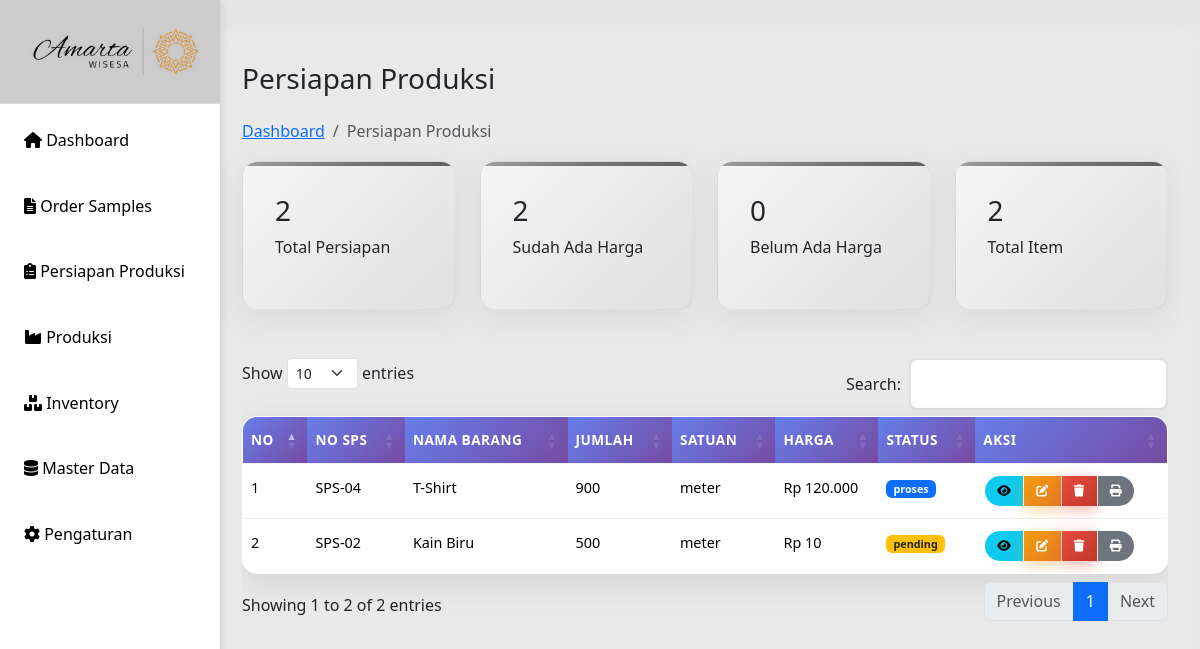
Before: /persiapan.php with the older database file.
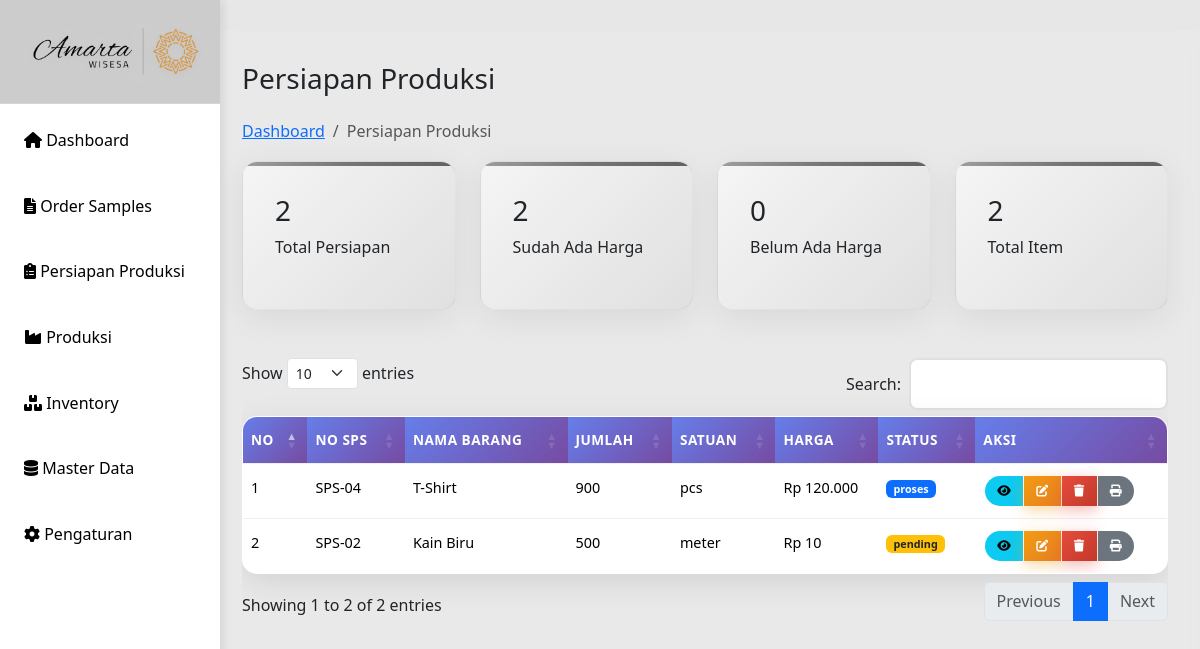
After: the same page with the newer database file.
### tables this page shows
CREATE TABLE `persiapan` (
  `id` int(11) UNSIGNED NOT NULL,
  `id_sps` int(10) UNSIGNED NOT NULL,
  `spp_no` varchar(50) NOT NULL DEFAULT '',
  `kode_barang` varchar(50) DEFAULT NULL,
  `nama_barang` varchar(100) DEFAULT NULL,
  `jumlah` int(11) DEFAULT NULL,
  `satuan` varchar(20) DEFAULT NULL,
  `harga` decimal(10,2) DEFAULT NULL,
  `total` decimal(10,2) DEFAULT NULL,
  `tanggal_persiapan` date NOT NULL,
  `pola` varchar(255) DEFAULT NULL,
  `marker` varchar(255) DEFAULT NULL,
  `upload_spk` varchar(255) DEFAULT NULL,
  `status` enum('pending','proses','selesai','batal') DEFAULT 'pending',
  `sp_srx` varchar(50) NOT NULL,
  `created_at` datetime DEFAULT current_timestamp(),
  `updated_at` datetime DEFAULT current_timestamp() ON UPDATE current_timestamp()
);

CREATE TABLE `sps` (
  `id` int(10) UNSIGNED NOT NULL,
  `tanggal` date DEFAULT NULL,
  `sps_no` varchar(20) DEFAULT NULL,
  `customer` varchar(100) DEFAULT NULL,
  `item` varchar(100) DEFAULT NULL,
  `artikel` varchar(100) DEFAULT NULL,
  `qty` int(11) DEFAULT NULL,
  `size` varchar(20) DEFAULT NULL,
  `sample_product` varchar(255) DEFAULT NULL,
  `design` varchar(255) DEFAULT NULL,
  `st_chart` varchar(255) DEFAULT NULL,
  `material_sm` varchar(255) DEFAULT NULL,
  `pola_sample` varchar(255) DEFAULT NULL,
  `buat_sample` varchar(255) DEFAULT NULL,
  `kirim` date DEFAULT NULL,
  `approval` varchar(100) DEFAULT NULL,
  `sp_srx` varchar(100) DEFAULT NULL
);

### persiapan.php (the view, shortened to what the changed rows need)
<?php
include "includes/header.php";
include "config/db.php";
$result = $conn->query("SELECT p.*, s.sps_no
                        FROM persiapan p
                        LEFT JOIN sps s ON p.id_sps = s.id
                        ORDER BY p.id DESC");
?>
    <main class="main-content">
            <div>
                <h1 class="h3 mb-4">Persiapan Produksi</h1>
            </div>
        <div class="table-container">
            <div class="table-responsive">
                <table id="persiapanTable" class="table table-hover">
                    <thead>
                        <tr>
                            <th>No</th>
                            <th>No SPS</th>
                            <th>Nama Barang</th>
                            <th>Jumlah</th>
                            <th>Satuan</th>
                            <th>Harga</th>
                            <th>Status</th>
                            <th>Aksi</th>
                        </tr>
                    </thead>
                    <tbody>
                        <?php $no=1; while($row = $result->fetch_assoc()): ?>
                        <tr>
                            <td><?= $no++ ?></td>
                            <td><?= $row['sps_no'] ?: '-' ?></td>
                            <td><?= $row['nama_barang'] ?: '-' ?></td>
                            <td><?= number_format($row['jumlah'] ?? 0) ?></td>
                            <td><?= $row['satuan'] ?: '-' ?></td>
                            <td>Rp <?= number_format($row['harga'] ?? 0, 0, ',', '.') ?></td>
                            <td>
                                <?php
                                $status = $row['status'] ?? '';
                                $statusClass = '';
                                switch(strtolower($status)) {
                                    case 'pending':
                                        $statusClass = 'badge bg-warning text-dark';
                                        break;
                                    case 'proses':
                                        $statusClass = 'badge bg-primary';
                                        break;
                                }
                                ?>
                                <span class="<?= $statusClass ?>"><?= $status ?: '-' ?></span>
                            </td>
                            <td>
                                <div class="btn-group btn-group-sm" role="group">
                                    <a href="detail-persiapan.php?id=<?= $row['id'] ?>" class="btn btn-info" title="Detail">
                                        <i class="fas fa-eye"></i>
                                    </a>
                                    <button class="btn btn-warning" onclick="editPersiapan(<?= $row['id'] ?>)" title="Edit">
                                        <i class="fas fa-edit"></i>
                                    </button>
                                    <button class="btn btn-danger" onclick="deletePersiapan(<?= $row['id'] ?>)" title="Hapus">
                                        <i class="fas fa-trash"></i>
                                    </button>
                                    <a href="generate_spp.php?id=<?= $row['id'] ?>" class="btn btn-secondary" title="Print" target="_blank">
                                        <i class="fas fa-print"></i>
                                    </a>
                                </div>
                            </td>
                        </tr>
                        <?php endwhile; ?>
                    </tbody>
                </table>
            </div>
        </div>
    </main>
<?php include 'includes/footer.php'; ?>

Changed rows visible on the page:
changed persiapan "T-Shirt": satuan "meter" → "pcs"
